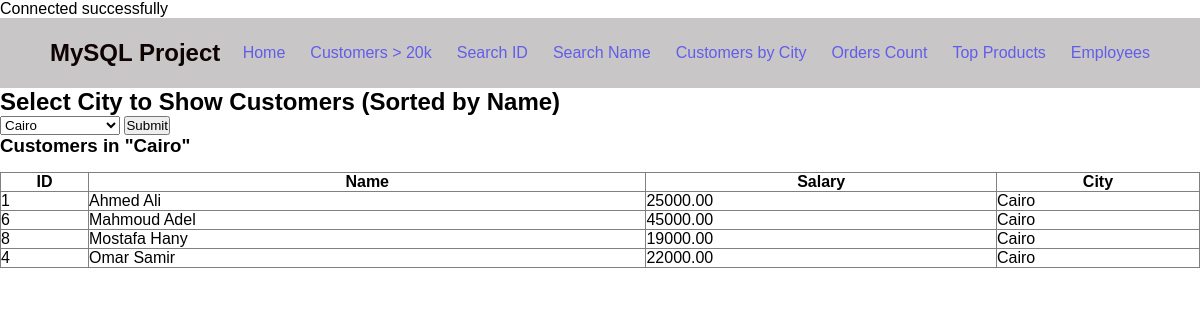
Screenshot of /customer_by_city.php?city=Cairo with the database file from the repository.
### tables this page shows
CREATE TABLE `customers` (
  `id` int(11) NOT NULL,
  `name` varchar(100) NOT NULL,
  `salary` decimal(10,2) NOT NULL,
  `city` varchar(100) NOT NULL,
  `password` varchar(255) NOT NULL DEFAULT '123'
);

### customer_by_city.php (the view, shortened to what this page needs)
<?php
require "sql.php";
$selected_city = "";
$customers = [];
$cities_result = mysqli_query($connect, "SELECT DISTINCT city FROM customers");
if (isset($_GET['city'])) {
    $selected_city = trim($_GET['city']);
    $safe_city = mysqli_real_escape_string($connect, $selected_city);
    $sql = "SELECT * FROM customers WHERE city = '$safe_city' ORDER BY name ASC";
    $result = mysqli_query($connect, $sql);
    if ($result && mysqli_num_rows($result) > 0) {
        while ($row = mysqli_fetch_assoc($result)) {
            $customers[] = $row;
        }
    }
}
?>
<!DOCTYPE html>
<html lang="en">
<head>
    <link rel="stylesheet" href="css/style.css">
</head>
<body>
    <nav class="navbar">
        <div class="logo">MySQL Project</div>
        <div class="nav-links">
            <a href="main.php">Home</a>
            <a href="customers_salary.php">Customers > 20k</a>
            <a href="customer_by_id.php">Search ID</a>
            <a href="search_by_name.php">Search Name</a>
            <a href="customer_by_city.php">Customers by City</a>
            <a href="customer_orders.php">Orders Count</a>
            <a href="top_products.php">Top Products</a>
            <a href="employees.php">Employees</a>
        </div>
    </nav>
    <div class="container">
        <h2>Select City to Show Customers (Sorted by Name)</h2>
        <form method="GET" action="customer_by_city.php">
            <select name="city" required>
                <?php while ($c = mysqli_fetch_assoc($cities_result)): ?>
                    <option value="<?php echo htmlspecialchars($c['city']); ?>"
                        <?php if ($selected_city == $c['city']) echo 'selected'; ?>>
                        <?php echo htmlspecialchars($c['city']); ?>
                    </option>
                <?php endwhile; ?>
            </select>
            <button type="submit">Submit</button>
        </form>
        <?php if ($selected_city): ?>
            <h3>Customers in "<?php echo htmlspecialchars($selected_city); ?>"</h3>
            <?php if (!empty($customers)): ?>
                <table border="1" style="margin-top: 15px; width: 100%; border-collapse: collapse;">
                    <thead>
                        <tr>
                            <th>ID</th>
                            <th>Name</th>
                            <th>Salary</th>
                            <th>City</th>
                        </tr>
                    </thead>
                    <tbody>
                        <?php foreach ($customers as $cust): ?>
                            <tr>
                                <td><?php echo $cust['id']; ?></td>
                                <td><?php echo htmlspecialchars($cust['name']); ?></td>
                                <td><?php echo $cust['salary']; ?></td>
                                <td><?php echo htmlspecialchars($cust['city']); ?></td>
                            </tr>
                        <?php endforeach; ?>
                    </tbody>
                </table>
            <?php else: ?>
                <p>No customers found in this city.</p>
            <?php endif; ?>
        <?php endif; ?>
    </div>
</body>
</html>

### css/style.css (style rules this page uses)
* { margin: 0; padding: 0; box-sizing: border-box; }
body { font-family: Arial, sans-serif; }
.navbar { height: 70px; background-color: #c8c6c6; display: flex; align-items: center; justify-content: space-between; padding: 0 50px; }
.logo { color: rgb(14, 2, 2); font-size: 24px; font-weight: bold; }
.nav-links { display: flex; gap: 25px; }
.nav-links a { color: rgb(98, 93, 233); text-decoration: none; font-size: 16px; }

### rows the page displays
customers: id "1", name "Ahmed Ali", salary "25000.00", city "Cairo"
customers: id "6", name "Mahmoud Adel", salary "45000.00", city "Cairo"
customers: id "8", name "Mostafa Hany", salary "19000.00", city "Cairo"
customers: id "4", name "Omar Samir", salary "22000.00", city "Cairo"

### other values shown
$selected_city "Cairo"
form field city "Cairo"
